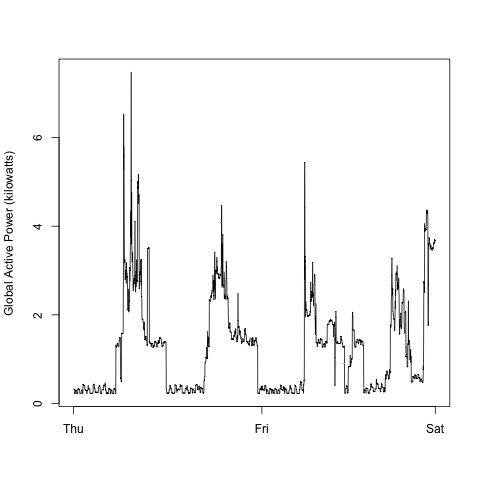

R code for this plot:
setwd("/Users/Tenorio/vermonster/exercises/")
mydata <- read.table("power.txt", sep=";", header=TRUE, stringsAsFactors=FALSE)

# select only data from 1/2/2007 and 2/2/2007
day1 <- subset(mydata, grepl("^1/2/2007", mydata$Date))
day2 <- subset(mydata, grepl("^2/2/2007", mydata$Date))
bothdays <- rbind(day1,day2)

# format date and time
dates <- as.Date(bothdays$Date, format="%d/%m/%Y")
times <- bothdays$Time
datetime <- paste(dates,times)
datetime <- strptime(datetime, "%Y-%m-%d %H:%M:%S")
data <- cbind(datetime, bothdays)

# create plot2
png("plot2.png", width = 480, height = 480)
plot(datetime, active_power, type="l", ylab="Global Active Power (kilowatts)", xlab="")

dev.off()

